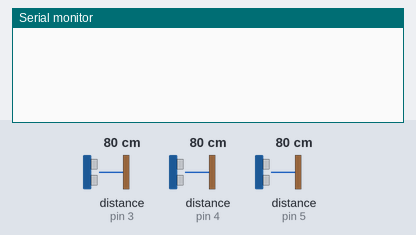
Simulated run of this sketch. Board: Teensy 4. Parts: the last lines printed to the serial monitor. Wiring (inferred from the names in the program): 3 × range finder with pulse-width output: data pin 3 / data pin 4 / data pin 5. Inputs (shaded band) come from the test bench; at power-on: distance to the obstacle (sensors on pin 3, pin 4, pin 5) 80 cm. The echo pulse lasts 58.3 µs per cm.

Above: at 1.2 s.
1.3 s: distance to the obstacle (sensor on pin 3) set to 2 cm
At 2.6 s:
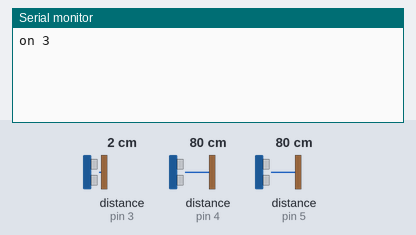
3.3 s: distance to the obstacle (sensor on pin 3) set to 120 cm
At 4.9 s:
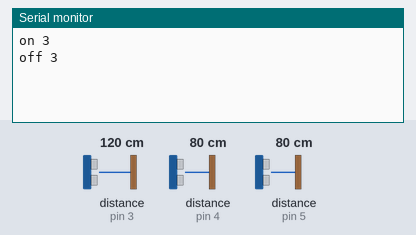
5.2 s: distance to the obstacle (sensor on pin 4) set to 2 cm
At 6.5 s:
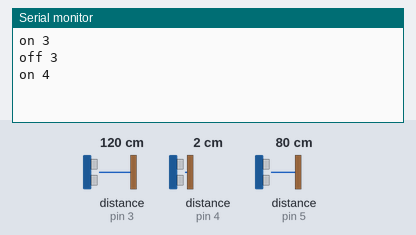
6.7 s: distance to the obstacle (sensor on pin 5) set to 2 cm
At 8.0 s:
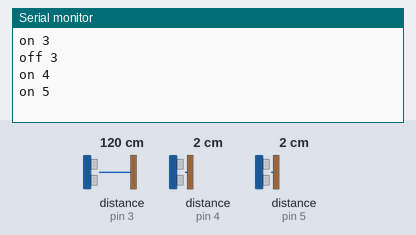
8.2 s: distance to the obstacle (sensor on pin 4) set to 120 cm
At 9.3 s:
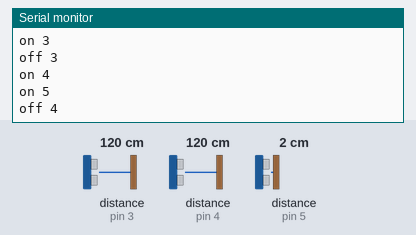
9.7 s: distance to the obstacle (sensor on pin 5) set to 120 cm
At 11.2 s:
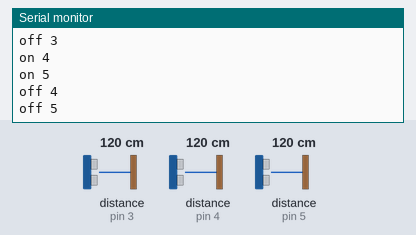

The sketch:

_18_rangefinders_v2.ino
```cpp
//Author: Jesse Mejía
//Date: 06/2016

#define pinCount 3
int sensorPins[] = {
  3, 4, 5
};
bool pinStates[pinCount];
bool noteStates[pinCount];
unsigned long pinLastDebounce[pinCount];
int targetRange = 24; //inches for triggering note-on
unsigned long debounceDelay = 250;

void setup() {
  for (int thisPin = 0; thisPin < pinCount; thisPin++) {
    pinMode(sensorPins[thisPin], INPUT);
    //Used to read in the pulse that is being sent by the MaxSonar device.
    //Pulse Width representation with a scale factor of 147 uS per Inch.
  }
}

void loop() {
  //variables needed to store values
  long pulse, inches;
  for (int thisPin = 0; thisPin < pinCount; thisPin++) {
    pulse = pulseIn(sensorPins[thisPin], HIGH);
    //147uS per inch
    inches = pulse/147;
    bool tripped = inches < targetRange;

    if (pinStates[thisPin] != tripped) {
      pinLastDebounce[thisPin] = millis();
      pinStates[thisPin] = tripped;
//      Serial.println("debouncing");
    }
    if ((millis() - pinLastDebounce[thisPin]) > debounceDelay){
      if (noteStates[thisPin] != pinStates[thisPin]) {
        usbMIDI.sendNoteOn(thisPin, pinStates[thisPin] ? 127 : 0, 1);
        Serial.print(pinStates[thisPin] ? "on " : "off ");
        Serial.print(sensorPins [thisPin]);
        Serial.print('\n');
        noteStates[thisPin] = pinStates[thisPin];
       }
    }
//      Serial.print(pulseIn(sensorPins[thisPin], HIGH)/147);
//      Serial.print("in, ");
//      Serial.print('\n');
//      Serial.println();
  }

   delay(50);
}
```

Measured:
- after the input at 1.3 s, the serial monitor: prints a new line after 0.51 s (image 1)
- after the input at 3.3 s, the serial monitor: prints a new line after 0.47 s (image 2)
- after the input at 5.2 s, the serial monitor: prints a new line after 0.58 s (image 3)
- after the input at 6.7 s, the serial monitor: prints a new line after 0.50 s (image 4)
- after the input at 8.2 s, the serial monitor: prints a new line after 0.52 s (image 5)
- after the input at 9.7 s, the serial monitor: prints a new line after 0.44 s (image 6)
